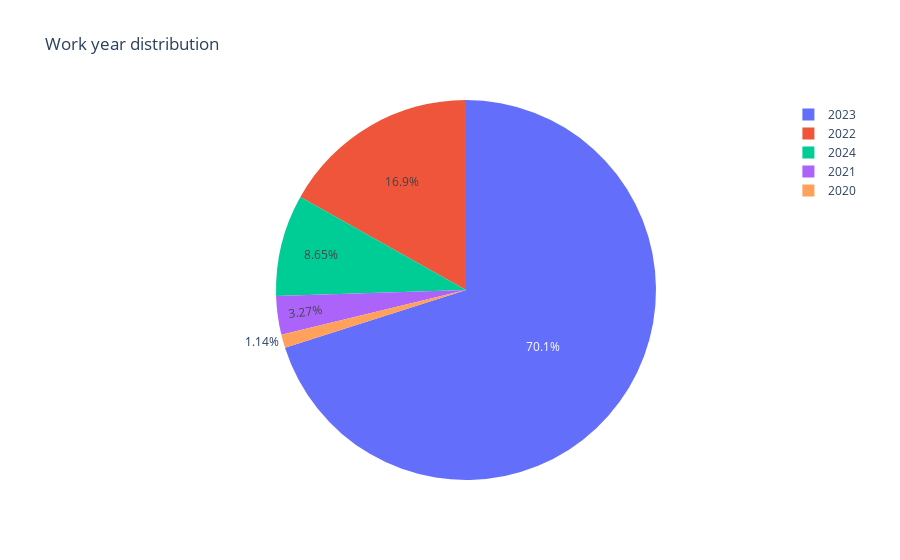

Here is the notebook cell this chart was saved with:
### Code cell
work_year = df['work_year'].value_counts()
fig = px.pie(values = work_year.values, names = work_year.index, 
            title = 'Work year distribution')
fig.show()

### Figure 1 — Plotly figure (JSON) as saved in the notebook; plotly's stock layout.template omitted (floating-point values rounded to 4 significant figures)
{"data": [{"domain": {"x": [0, 1], "y": [0, 1]}, "hovertemplate": "label=%{label}<br>value=%{value}<extra></extra>", "labels": [2023, 2022, 2024, 2021, 2020], "legendgroup": "", "name": "", "showlegend": true, "type": "pie", "values": [4625, 1112, 571, 216, 75]}], "layout": {"legend": {"tracegroupgap": 0}, "title": {"text": "Work year distribution"}}}
